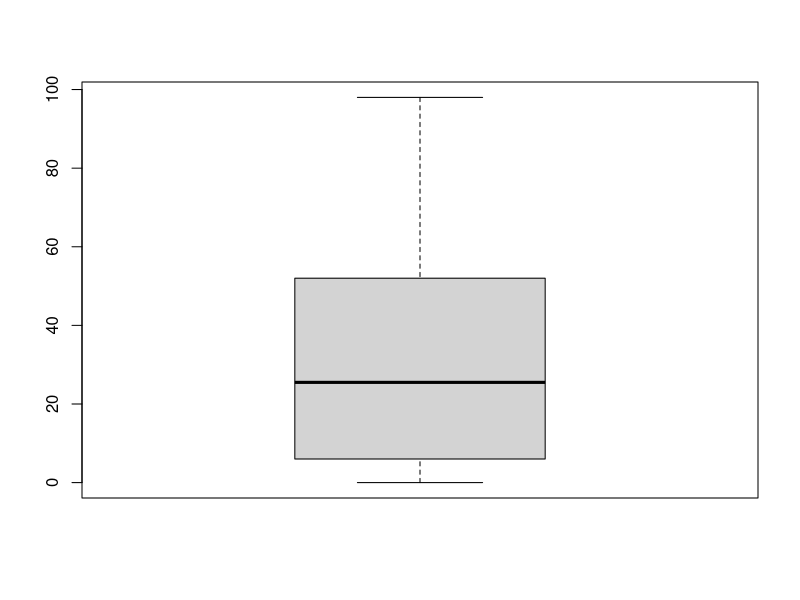
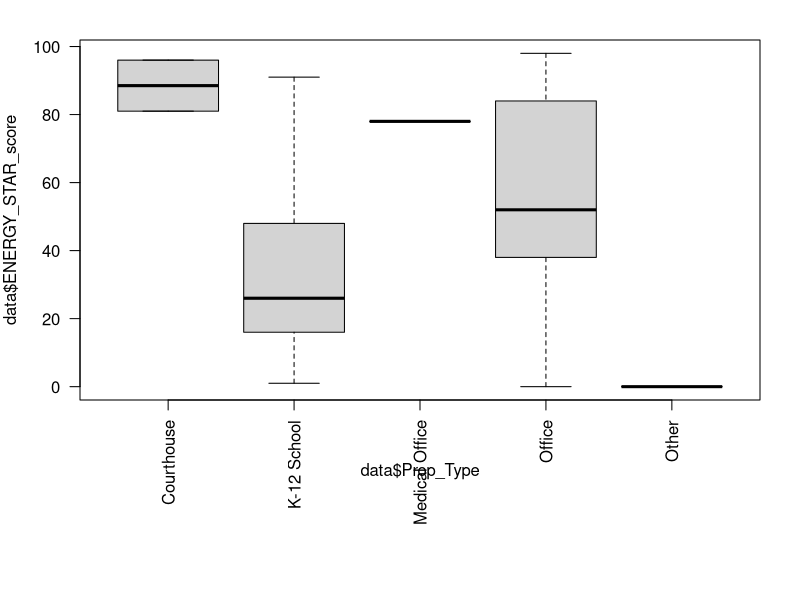
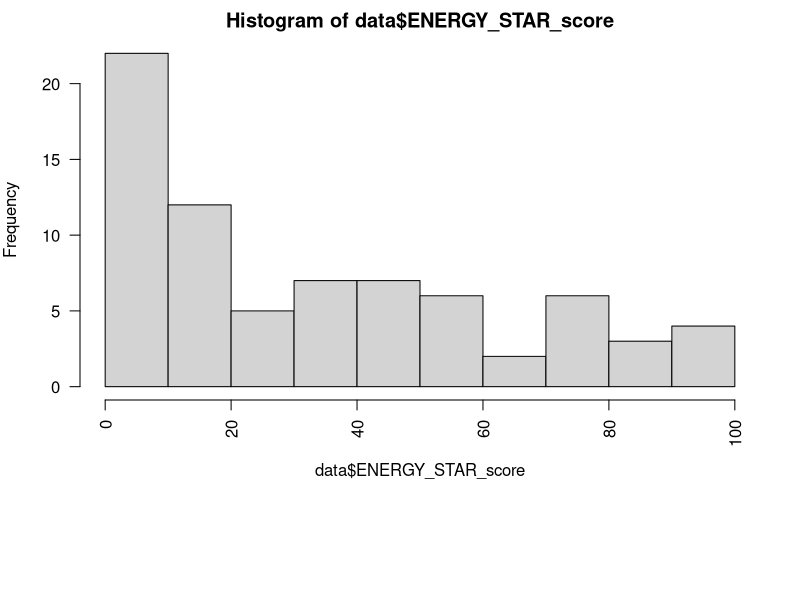
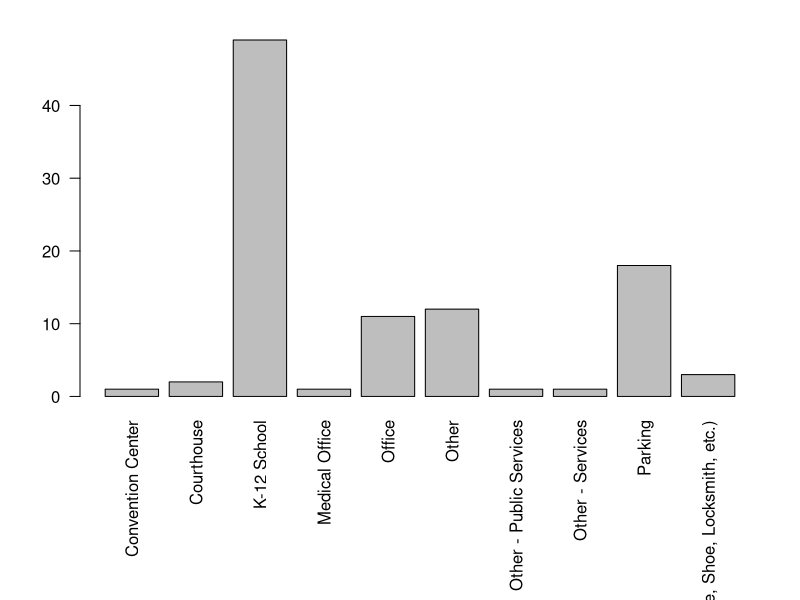
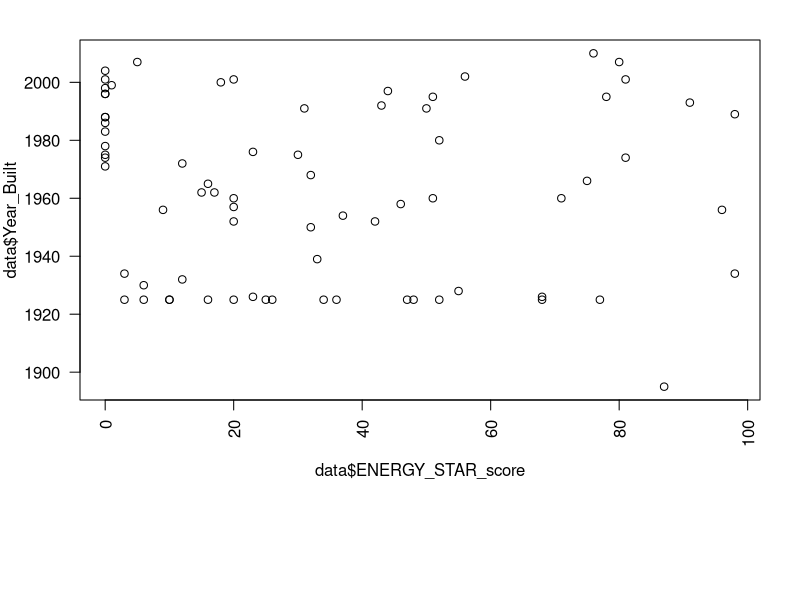

These charts were generated, in order, by the following R code:
## ---- chunk 1
data <- read.csv("Benchmarking_Results__CY_2012_Public_Buildings.csv", header=TRUE, na.strings=c("N/A", "Not Available"))
## ---- chunk 2
boxplot(data$ENERGY_STAR_score)
## ---- chunk 3
par(las=2, mar=c(10, 4, 2, 2))
boxplot(data$ENERGY_STAR_score ~ data$Prop_Type)
## ---- chunk 4
hist(data$ENERGY_STAR_score)
## ---- chunk 5
table(data$ENERGY_STAR_score)
## ---- chunk 6
building_type_counts <- table(data$Prop_Type)
barplot(building_type_counts)

# show how to change plot axis ranges?
## ---- chunk 7
plot(data$Year_Built ~ data$ENERGY_STAR_score)
